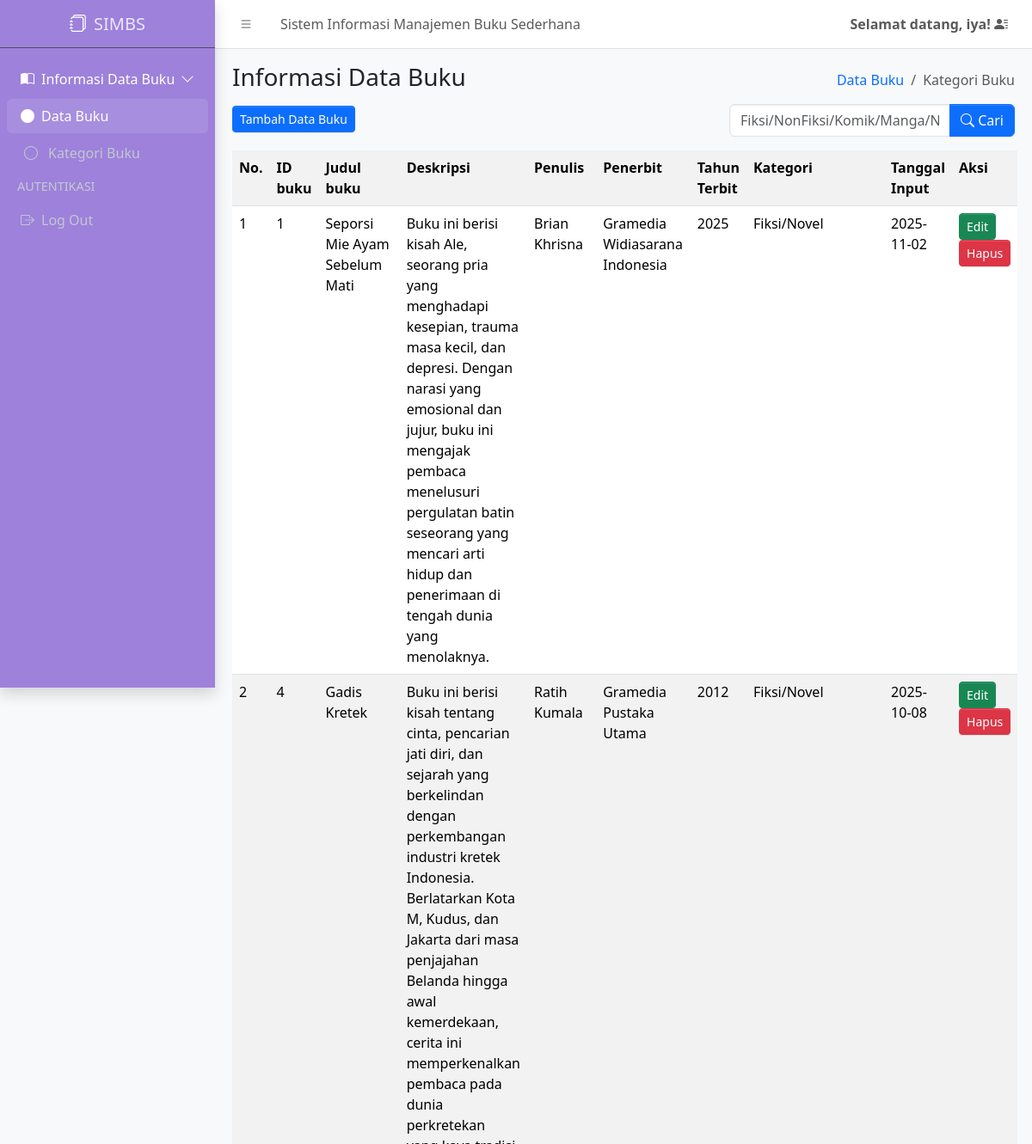
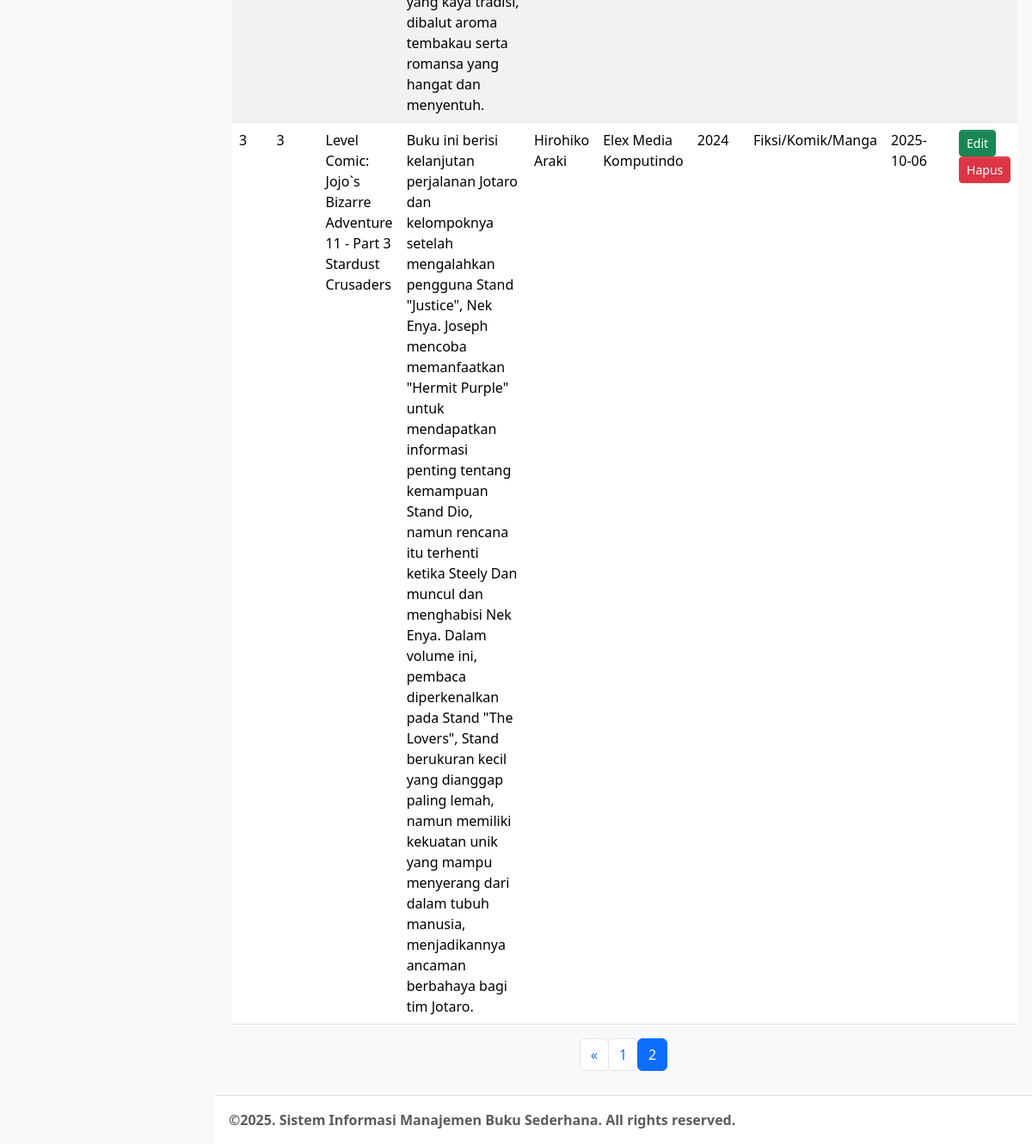
/index.php?halaman=2 (signed in), run on the app's committed database (2 pictures, top to bottom).
### tables this page shows
CREATE TABLE `buku` (
  `id_buku` int(11) NOT NULL,
  `id_kategori` int(11) DEFAULT NULL,
  `judul` varchar(100) NOT NULL,
  `deskripsi` text DEFAULT NULL,
  `penulis` varchar(100) NOT NULL,
  `penerbit` varchar(100) NOT NULL,
  `tahun_terbit` year(4) NOT NULL,
  `tanggal_input` date DEFAULT NULL
);

CREATE TABLE `kategori` (
  `id_kategori` int(11) NOT NULL,
  `nama_kategori` varchar(100) NOT NULL,
  `tanggal_input` date DEFAULT NULL
);

### function.php (called while the page is built, shortened)
<?php
$conn = mysqli_connect("localhost", "root", "", "simbs");
function query($query)
{
    global $conn;
    $result = mysqli_query($conn, $query);
    $rows = [];
    while ($row = mysqli_fetch_assoc($result)) {
        $rows[] = $row;
    }
    return $rows;
}

### index.php (the view, shortened to what this page needs)
<?php
require 'function.php';
$jumlahDataPerHalaman = 3;
$halamanAktif = isset($_GET['halaman']) ? (int)$_GET['halaman'] : 1;
$dataAwal = ($halamanAktif - 1) * $jumlahDataPerHalaman;
$where = '';
$totalDataQuery = "SELECT COUNT(*) AS total FROM buku
                   INNER JOIN kategori ON buku.id_kategori = kategori.id_kategori
                   $where";
$totalDataResult = mysqli_query($conn, $totalDataQuery);
$totalDataRow = mysqli_fetch_assoc($totalDataResult);
$totalData = $totalDataRow['total'];
$totalHalaman = ceil($totalData / $jumlahDataPerHalaman);
$dataQuery = "SELECT buku.*, kategori.nama_kategori
              FROM buku
              INNER JOIN kategori ON buku.id_kategori = kategori.id_kategori
              $where
              ORDER BY tanggal_input DESC
              LIMIT $dataAwal, $jumlahDataPerHalaman";
$buku = query($dataQuery);
?>
<!doctype html>
<html lang="en">
<head>
    <link
        rel="stylesheet"
        href="https://cdn.jsdelivr.net/npm/@fontsource/source-sans-3@5.0.12/index.css"
        media="print"
        onload="this.media='all'" />
    <link
        rel="stylesheet"
        href="https://cdn.jsdelivr.net/npm/overlayscrollbars@2.11.0/styles/overlayscrollbars.min.css"
 />
    <link
        rel="stylesheet"
        href="https://cdn.jsdelivr.net/npm/bootstrap-icons@1.13.1/font/bootstrap-icons.min.css"
 />
    <link rel="stylesheet" href="dist/css/adminlte.min.css" />
    <link
        rel="stylesheet"
        href="https://cdn.jsdelivr.net/npm/apexcharts@3.37.1/dist/apexcharts.css"
 />
    <link
        rel="stylesheet"
        href="https://cdn.jsdelivr.net/npm/jsvectormap@1.5.3/dist/css/jsvectormap.min.css"
 />
</head>
<body class="layout-fixed sidebar-expand-lg bg-body-tertiary">
    <div class="app-wrapper">
        <nav class="app-header navbar navbar-expand bg-body">
            <div class="container-fluid">
                <ul class="navbar-nav">
                    <li class="nav-item">
                        <a class="nav-link" data-lte-toggle="sidebar" href="#" role="button">
                            <i class="bi bi-list"></i>
                        </a>
                    </li>
                    <li class="nav-item d-none d-md-block">
                        <a href="#" class="nav-link">Sistem Informasi Manajemen Buku Sederhana</a>
                    </li>
                </ul>
                <ul class="navbar-nav ms-auto">
                    <li class="nav-item dropdown user-menu">
                        <a href="#" class="nav-link dropdown-toggle" data-bs-toggle="dropdown">
                            <span class="d-none d-md-inline" style="font-weight: bold;">
                                Selamat datang, <?= $_SESSION["username"]; ?>! <i class="bi bi-person-lines-fill"></i>
                            </span>
                        </a>
                    </li>
                </ul>
            </div>
        </nav>
        <aside class="app-sidebar shadow" data-bs-theme="dark" style="background-color: #9e81dbff;">
            <div class="sidebar-brand">
                <a href="index.php" class="brand-link" style="color: white;">
                    <i class="bi bi-journals"></i>
                    <span class="brand-text fw-light">SIMBS</span>
                </a>
            </div>
            <div class="sidebar-wrapper">
                <nav class="mt-2">
                    <ul
                        class="nav sidebar-menu flex-column"
                        data-lte-toggle="treeview"
                        role="navigation"
                        aria-label="Main navigation"
                        data-accordion="false"
                        id="navigation">
                        <li class="nav-item menu-open">
                            <a href="#" class="nav-link active">
                                <i class="bi bi-book-half"></i>
                                <p>
                                    Informasi Data Buku
                                </p>
                            </a>
                            <ul class="nav nav-treeview">
                                <li class="nav-item">
                                    <a href="./index.php" class="nav-link active">
                                        <i class="bi bi-circle-fill"></i>
                                        <p>Data Buku</p>
                                    </a>
                                </li>
                                <li class="nav-item">
                                    <a href="./index2.php" class="nav-link">
                                        <i class="nav-icon bi bi-circle"></i>
                                        <p>Kategori Buku</p>
                                    </a>
                                </li>
                            </ul>
                        </li>
                        <li class="nav-header">AUTENTIKASI</li>
                        <li class="nav-item">
                            <a href="logout.php" class="nav-link">
                                <i class="bi bi-box-arrow-right"></i>
                                <p>Log Out</p>
                            </a>
                        </li>
                    </ul>
                </nav>
            </div>
        </aside>
        <main class="app-main">
            <div class="app-content-header">
                <div class="container-fluid">
                    <div class="row">
                        <div class="col-sm-6">
                            <h3 class="mb-3">Informasi Data Buku</h3>
                            <a href="tambah_data.php">
                                <button class="btn-sm btn btn-primary ">Tambah Data Buku</button>
                            </a>
                        </div>
                        <div class="col-sm-6 d-flex flex-column align-items-end">
                            <ol class="breadcrumb">
                                <li class="breadcrumb-item"><a href="#">Data Buku</a></li>
                                <li class="breadcrumb-item active" aria-current="page">Kategori Buku</li>
                            </ol>
                            <form class="mt-2" method="POST" action="">
                                <div class="input-group">
                                    <input type="text" class="form-control" name="keyword" placeholder="Fiksi/NonFiksi/Komik/Manga/Novel/Autobiografi/Self-Improvement" value="">
                                    <button class="btn btn-primary" type="submit" name="tombol_search">
                                        <i class="bi bi-search"></i> Cari
                                    </button>
                                </div>
                            </form>
                        </div>
                    </div>
                </div>
            </div>
            <div class="app-content">
                <div class="container-fluid">
                    <div class="row">
                        <div class="col">
                            <table class="table table-striped table-hover">
                                <tr>
                                    <th>No.</th>
                                    <th>ID buku</th>
                                    <th>Judul buku</th>
                                    <th>Deskripsi</th>
                                    <th>Penulis</th>
                                    <th>Penerbit</th>
                                    <th>Tahun Terbit</th>
                                    <th>Kategori</th>
                                    <th>Tanggal Input</th>
                                    <th>Aksi</th>
                                    <?php $no = 1; ?>
                                    <?php foreach ($buku as $data): ?>
                                <tr>
                                    <td><?= $no ?></td>
                                    <td><?= ($data['id_buku']) ?></td>
                                    <td><?= ($data['judul']) ?></td>
                                    <td><?= ($data['deskripsi']) ?></td>
                                    <td><?= ($data['penulis']) ?></td>
                                    <td><?= ($data['penerbit']) ?></td>
                                    <td><?= ($data['tahun_terbit']) ?></td>
                                    <td><?= ($data['nama_kategori']) ?></td>
                                    <td><?= ($data['tanggal_input']) ?></td>
                                    <td>
                                        <a href="ubah_data.php?id=<?= ($data['id_buku']) ?>" class="btn btn-sm btn-success">Edit</a>
                                        <a href="hapus_data.php?id=<?= ($data['id_buku']) ?>" class="btn btn-sm btn-danger">Hapus</a>
                                    </td>
                                </tr>
                                <?php $no++; ?>
                            <?php endforeach; ?>
                            </table>
                            <nav aria-label="Page navigation example" class="d-flex justify-content-center mt-3">
                                <ul class="pagination">
                                    <?php if ($halamanAktif > 1): ?>
                                        <li class="page-item">
                                            <a class="page-link" href="?halaman=<?= $halamanAktif - 1; ?>" aria-label="Previous">
                                                <span aria-hidden="true">&laquo;</span>
                                            </a>
                                        </li>
                                    <?php endif; ?>
                                    <?php for ($i = 1; $i <= $totalHalaman; $i++): ?>
                                        <li class="page-item <?= ($i == $halamanAktif) ? 'active' : ''; ?>">
                                            <a class="page-link" href="?halaman=<?= $i; ?>"><?= $i; ?></a>
                                        </li>
                                    <?php endfor; ?>
                                </ul>
                            </nav>
                        </div>
                    </div>
                </div>
            </div>
        </main>
        <footer class="app-footer">
            <strong>
                &copy;2025. Sistem Informasi Manajemen Buku Sederhana. All rights reserved.&nbsp;
            </strong>
        </footer>
    </div>
</body>
</html>

### data on the page
buku: id_buku "1", judul "Seporsi Mie Ayam Sebelum Mati", deskripsi "Buku ini berisi kisah Ale, seorang pria yang menghadapi kesepian, trauma masa kecil, dan depresi. Dengan narasi yang emosional dan jujur, buku ini mengajak pembaca menelusuri pergulatan batin seseorang yang mencari arti hidup dan penerimaan di tengah dunia yang menolaknya.", penulis "Brian Khrisna", penerbit "Gramedia Widiasarana Indonesia", tahun_terbit "2025", id_kategori.nama_kategori "Fiksi/Novel", tanggal_input "2025-11-02"
buku: id_buku "4", judul "Gadis Kretek", deskripsi "Buku ini berisi kisah tentang cinta, pencarian jati diri, dan sejarah yang berkelindan dengan perkembangan industri kretek Indonesia. Berlatarkan Kota M, Kudus, dan Jakarta dari masa penjajahan Belanda hingga awal kemerdekaan, cerita ini memperkenalkan pembaca pada dunia perkretekan yang kaya tradisi, dibalut aroma tembakau serta romansa yang hangat dan menyentuh.", penulis "Ratih Kumala", penerbit "Gramedia Pustaka Utama", tahun_terbit "2012", id_kategori.nama_kategori "Fiksi/Novel", tanggal_input "2025-10-08"
buku: id_buku "3", judul "Level Comic: Jojo`s Bizarre Adventure 11 - Part 3 Stardust Crusaders", deskripsi "Buku ini berisi kelanjutan perjalanan Jotaro dan kelompoknya setelah mengalahkan pengguna Stand \"Justice\", Nek Enya. Joseph mencoba memanfaatkan \"Hermit Purple\" untuk mendapatkan informasi penting tentang kemampuan Stand Dio, namun rencana itu terhenti ketika Steely Dan muncul dan menghabisi Nek Enya. Dalam volume ini, pembaca diperkenalkan pada Stand \"The Lovers\", Stand berukuran kecil yang dianggap paling lemah, namun memiliki kekuatan unik yang mampu menyerang dari dalam tubuh manusia, menjadikannya ancaman berbahaya bagi tim Jotaro.", penulis "Hirohiko Araki", penerbit "Elex Media Komputindo", tahun_terbit "2024", id_kategori.nama_kategori "Fiksi/Komik/Manga", tanggal_input "2025-10-06"

### other printed values
$_SESSION["username"] "iya"
